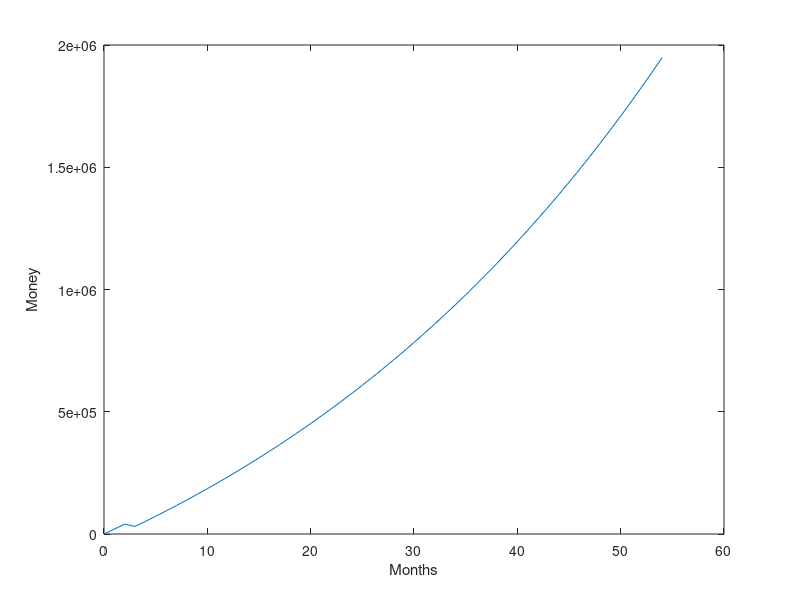

Write the MATLAB code that produced this figure.
%% Money 5000
data = load( 'Money_5000.txt');
x = data(:,1);
y = data (:,2);
plot(x,y);
xlabel('Months');
ylabel('Money');

%% mOney 10000
data = load( 'Money10000.txt');
x = data(:,1);
y = data (:,2);
plot(x,y);
xlabel('Months');
ylabel('Money');

%% Money 20000

data = load( 'Money_20000.txt');
x = data(:,1);
y = data (:,2);
plot(x,y);
xlabel('Months');
ylabel('Money');